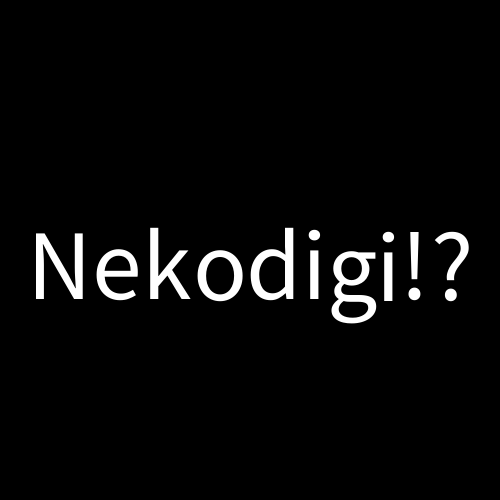
Frame 1 (no input)
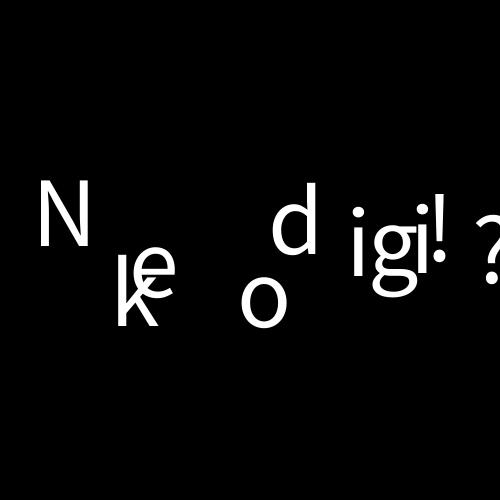
Frame 60 (the mouse pressed at the canvas centre just before this capture)
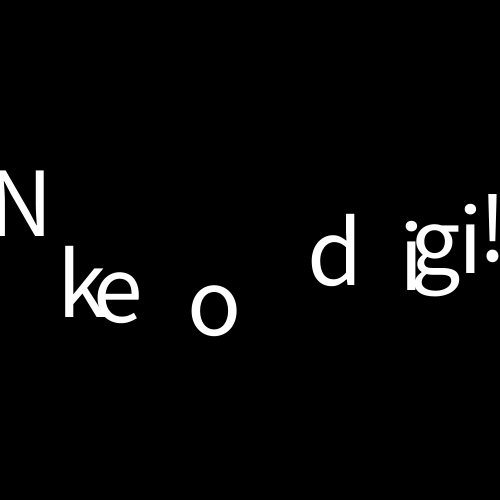
Frame 120 (the mouse held since frame 60 and released just before this capture)

The Processing sketch that drew these frames (run headless with seeded random() and noise(); from frame 60 on, the mouse is pressed at the canvas centre):

// Processing sketch: Text_Split
// ── Text_Split.pde
float noiseS = 100;
float noiseP = 1;

Sentence sentence;

void setup(){
  size(500, 500);
  sentence = new Sentence("Nekodigi!?", width/2, height/2, 100);
}

void draw(){
  background(0);
  sentence.update();
  sentence.show();
}

class Sentence{
  PVector pos;
  float textS;
  String text;
  ArrayList<CharObj> chars = new ArrayList<CharObj>();
  
  Sentence(String text, float x, float y, float textS){//origin center, center by myself to make thing easier
    this.text = text;
    this.textS = textS;
    textSize(textS);
    pos = new PVector(x-textWidth(text)/2, y+textS/2);
    splitText();
  }
  
  void splitText(){
    chars = new ArrayList<CharObj>();
    float xoff = 0;
    textSize(textS);
    for(int i=0; i<text.length(); i++){
      char c = text.charAt(i);
      chars.add(new CharObj(pos.x + xoff, pos.y, c));
      xoff += textWidth(c);
    }
  }
  
  void update(){
    for(CharObj cha : chars){
      cha.update();
    }
  }
  
  void show(){
    //textSize(textS);
    //text(text, pos.x, pos.y);
    for(CharObj cha : chars){
      cha.show();
    }
  }
}

class CharObj{
  PVector pos;
  char cha;
  
  CharObj(float x, float y, char cha){
    this.pos = new PVector(x, y);
    this.cha = cha;
  }
  
  void update(){
    float angle = noise(pos.x/noiseS, pos.y/noiseS)*TWO_PI*8;
    pos.add(PVector.fromAngle(angle).mult(noiseP));
  }
  
  void show(){
    text(cha, pos.x, pos.y);
  }
}
